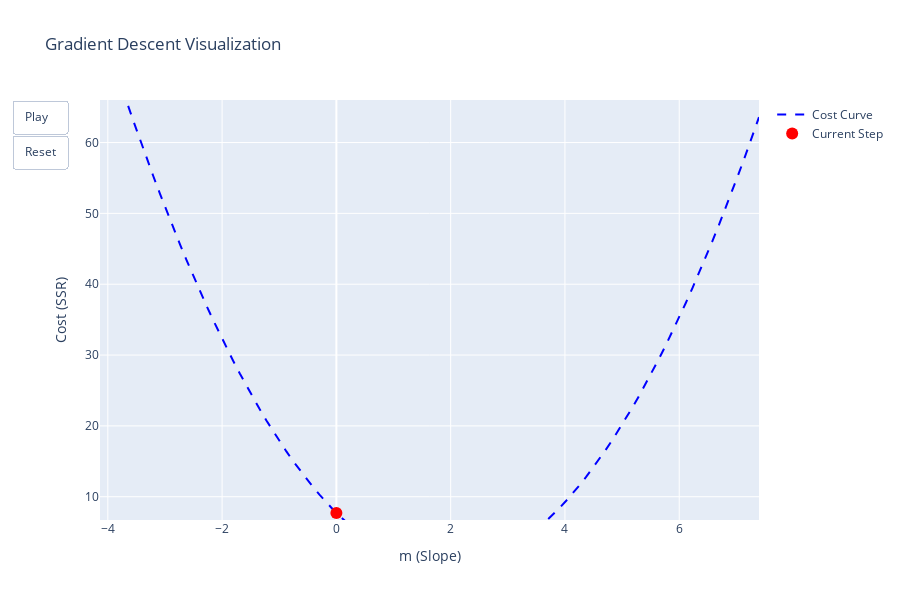

Write notebook code for a chart like this one.
### Markdown cell above
**Create Plotly Animation**

### Code cell
fig = go.Figure()

# Trace 0: Static Cost Curve
_ = fig.add_trace(go.Scatter(x=m_values, y=cost_values, mode='lines',
                             line=dict(color='blue', dash='dash'), name='Cost Curve'))

# Trace 1: The Path Line (starts empty)
_ = fig.add_trace(go.Scatter(x=[], y=[], mode='lines',
                             line=dict(color='rgba(255, 0, 0, 0.5)', width=2), name='Path'))

# Trace 2: The Moving Ball
_ = fig.add_trace(go.Scatter(x=[history[0, 0]], y=[history[0, 1]], mode='markers',
                             marker=dict(size=12, color='red'), name='Current Step'))

# Update Frames to include the path AND the ball
fig.frames = [go.Frame(
    data=[
        # Update Trace 1 (Path): all points up to idx
        go.Scatter(x=history[:idx+1, 0], y=history[:idx+1, 1]),
        # Update Trace 2 (Ball): only the current point
        go.Scatter(x=[row[0]], y=[row[1]])
    ],
    traces=[1, 2],  # Update both Path and Ball
    name=str(idx)
) for idx, row in enumerate(history)]

fig.update_layout(
    title='Gradient Descent Visualization',
    xaxis_title='m (Slope)',
    yaxis_title='Cost (SSR)',

    width=900,
    height=600,
    yaxis=dict(range=[history[:, 1].min() - 1, history[:, 1].max() + 1]),
    xaxis=dict(range=[history[:, 0].min() - 0.5, history[:, 0].max() + 0.5]),

    updatemenus=[dict(
        type='buttons',
        showactive=False,
        buttons=[
            # Play Button
            dict(label='Play',
                 method='animate',
                 args=[None, dict(frame=dict(duration=500, redraw=False), fromcurrent=True)]),

            # Reset Button
            dict(label='Reset',
                 method='animate',
                 args=[[str(0)], dict(frame=dict(duration=0, redraw=False), mode='immediate')])
        ]
    )]
)

### Figure 1 — Plotly figure (JSON) as saved in the notebook; plotly's stock layout.template omitted (floating-point values rounded to 4 significant figures)
{"data": [{"line": {"color": "blue", "dash": "dash"}, "mode": "lines", "name": "Cost Curve", "type": "scatter", "x": [-4.137, -4.02, -3.904, -3.787, -3.671, -3.554, -3.438, -3.321, -3.205, -3.088, -2.972, -2.855, -2.739, -2.622, -2.506, -2.389, -2.273, -2.156, -2.04, -1.923, -1.807, -1.69, -1.574, -1.457, -1.341, -1.224, -1.108, -0.9915, -0.875, -0.7585, -0.642, -0.5255, -0.409, -0.2925, -0.176, -0.05955, 0.05695, 0.1734, 0.2899, 0.4064, 0.5229, 0.6394, 0.7559, 0.8724, 0.9889, 1.105, 1.222, 1.338, 1.455, 1.571, 1.688, 1.804, 1.921, 2.037, 2.154, 2.27, 2.387, 2.503, 2.62, 2.736, 2.853, 2.969, 3.086, 3.202, 3.319, 3.435, 3.552, 3.668, 3.785, 3.901, 4.018, 4.134, 4.251, 4.367, 4.484, 4.6, 4.717, 4.833, 4.95, 5.066, 5.183, 5.299, 5.416, 5.532, 5.649, 5.765, 5.882, 5.998, 6.115, 6.231, 6.348, 6.464, 6.581, 6.697, 6.814, 6.93, 7.047, 7.163, 7.28, 7.396], "y": [77.25, 74.3, 71.41, 68.58, 65.8, 63.09, 60.43, 57.82, 55.28, 52.79, 50.36, 47.98, 45.66, 43.41, 41.2, 39.06, 36.97, 34.94, 32.97, 31.05, 29.19, 27.39, 25.65, 23.96, 22.34, 20.76, 19.25, 17.79, 16.39, 15.05, 13.77, 12.54, 11.37, 10.26, 9.201, 8.203, 7.262, 6.379, 5.553, 4.784, 4.073, 3.419, 2.822, 2.283, 1.8, 1.376, 1.008, 0.6983, 0.4456, 0.2503, 0.1122, 0.03152, 0.008156, 0.04213, 0.1334, 0.2821, 0.4881, 0.7514, 1.072, 1.45, 1.885, 2.378, 2.928, 3.535, 4.2, 4.922, 5.701, 6.538, 7.432, 8.383, 9.392, 10.46, 11.58, 12.76, 14.0, 15.3, 16.65, 18.06, 19.53, 21.05, 22.63, 24.27, 25.97, 27.72, 29.53, 31.4, 33.33, 35.31, 37.35, 39.45, 41.61, 43.82, 46.09, 48.42, 50.8, 53.24, 55.74, 58.3, 60.91, 63.58]}, {"line": {"color": "rgba(255, 0, 0, 0.5)", "width": 2}, "mode": "lines", "name": "Path", "type": "scatter", "x": [], "y": []}, {"marker": {"color": "red", "size": 12}, "mode": "markers", "name": "Current Step", "type": "scatter", "x": [0], "y": [7.715]}], "layout": {"height": 600, "title": {"text": "Gradient Descent Visualization"}, "updatemenus": [{"buttons": [{"args": [null, {"frame": {"duration": 500, "redraw": false}, "fromcurrent": true}], "label": "Play", "method": "animate"}, {"args": [["0"], {"frame": {"duration": 0, "redraw": false}, "mode": "immediate"}], "label": "Reset", "method": "animate"}], "showactive": false, "type": "buttons"}], "width": 900, "xaxis": {"range": [-4.137, 7.396], "title": {"text": "m (Slope)"}}, "yaxis": {"range": [6.715, 66.0], "title": {"text": "Cost (SSR)"}}}}
